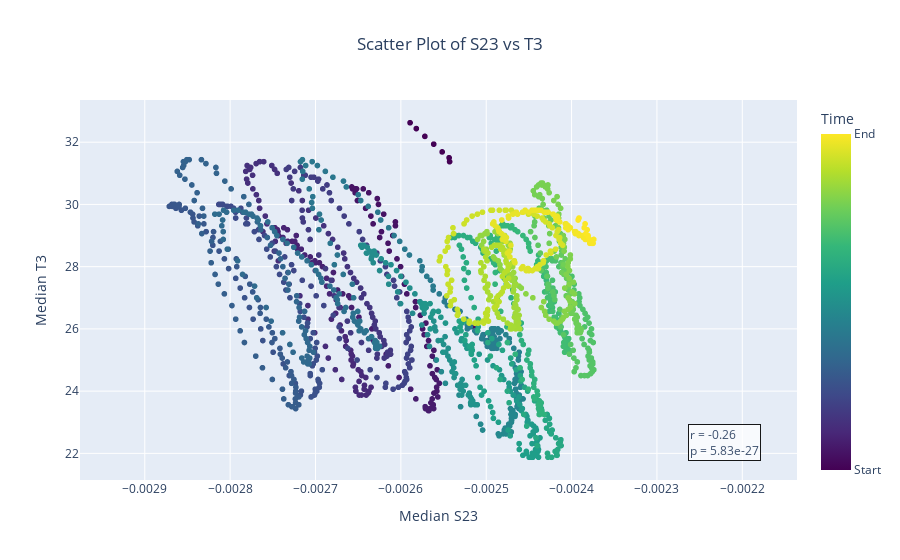

This figure's notebook cell:
### Code cell
import pandas as pd

SLeaf = "S23"
TLeaf = "T3"


# Convert the results to a pandas DataFrame
df = pd.DataFrame(list(collection.aggregate(
    generate_pipeline(SLeaf, TLeaf, 20, 3.11e-9))))
df = df.dropna()
# df.head(3)

correlation, p_value = calculate_pearson_correlation(df, TLeaf, SLeaf)
create_scatter_plot(df, TLeaf, SLeaf, correlation, p_value, save=False, show=True)

### Figure 1 — Plotly figure (JSON) as saved in the notebook; plotly's stock layout.template omitted (floating-point values rounded to 4 significant figures; data arrays with more than 128 entries replaced by an {"elided": "..."} marker saying what was removed)
{"data": [{"hovertemplate": "Median S23=%{x}<br>Median T3=%{y}<br>index=%{marker.color}<extra></extra>", "legendgroup": "", "marker": {"color": {"elided": "1593 int values"}, "coloraxis": "coloraxis", "symbol": "circle"}, "mode": "markers", "name": "", "showlegend": false, "type": "scattergl", "x": {"elided": "1593 float values"}, "xaxis": "x", "y": {"elided": "1593 float values"}, "yaxis": "y"}], "layout": {"annotations": [{"align": "left", "bgcolor": "rgba(255, 255, 255, 0.8)", "bordercolor": "black", "borderwidth": 1, "font": {"size": 12}, "opacity": 0.9, "showarrow": false, "text": "r = -0.26<br>p = 5.83e-27", "x": 0.95, "xref": "paper", "y": 0.05, "yref": "paper"}], "coloraxis": {"colorbar": {"ticktext": ["Start", "End"], "tickvals": [52, 1709], "title": {"text": "Time"}}, "colorscale": [[0, "#440154"], [0.1111, "#482878"], [0.2222, "#3e4989"], [0.3333, "#31688e"], [0.4444, "#26828e"], [0.5556, "#1f9e89"], [0.6667, "#35b779"], [0.7778, "#6ece58"], [0.8889, "#b5de2b"], [1, "#fde725"]]}, "legend": {"tracegroupgap": 0}, "margin": {"r": 50}, "title": {"text": "Scatter Plot of S23 vs T3", "x": 0.5}, "xaxis": {"anchor": "y", "domain": [0, 1], "range": [-0.002976, -0.002136], "title": {"text": "Median S23"}}, "yaxis": {"anchor": "x", "domain": [0, 1], "title": {"text": "Median T3"}}}}
